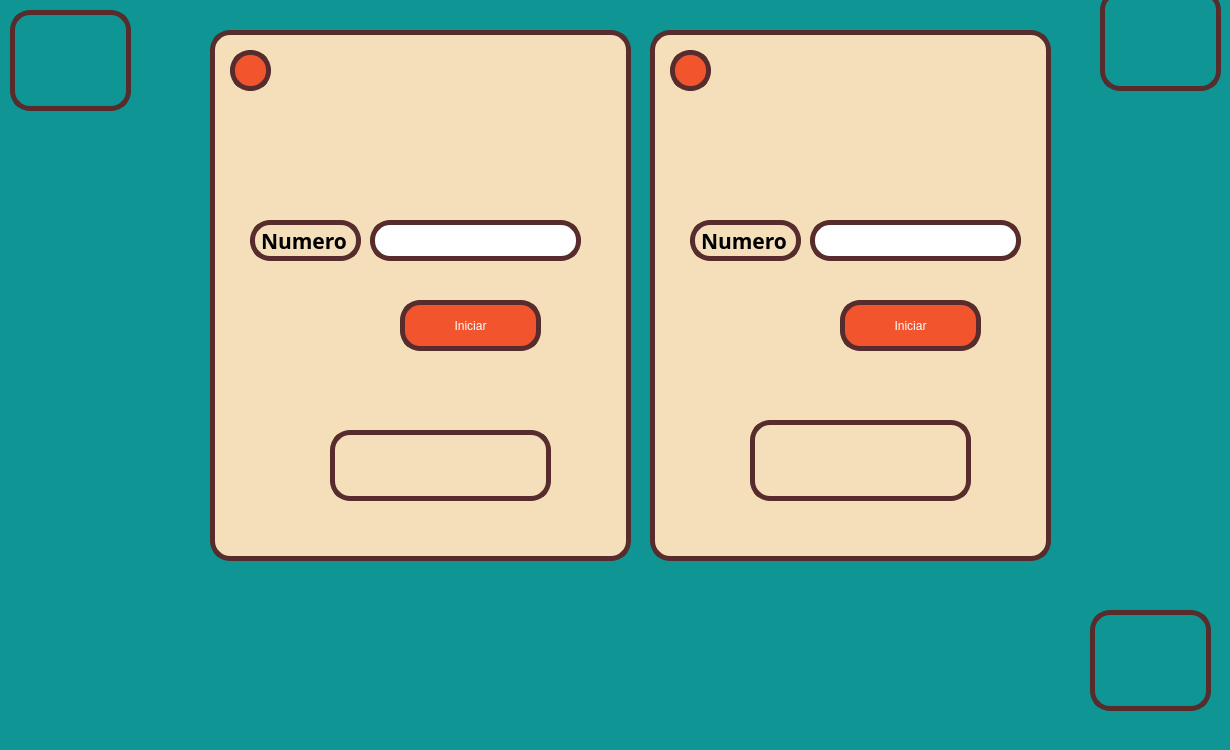
<?xml version="1.0" encoding="UTF-8"?>
<ui version="4.0">
 <class>MainWindow</class>
 <widget class="QMainWindow" name="MainWindow">
  <property name="geometry">
   <rect>
    <x>0</x>
    <y>0</y>
    <width>1230</width>
    <height>750</height>
   </rect>
  </property>
  <property name="windowTitle">
   <string>MainWindow</string>
  </property>
  <property name="styleSheet">
   <string notr="true">background-color: rgb(14, 149, 148);</string>
  </property>
  <widget class="QWidget" name="centralwidget">
   <widget class="QFrame" name="frame">
    <property name="geometry">
     <rect>
      <x>210</x>
      <y>30</y>
      <width>421</width>
      <height>531</height>
     </rect>
    </property>
    <property name="styleSheet">
     <string notr="true">background-color: rgb(245, 223, 187);
 border: 5px solid rgb(86, 44, 44);
    border-radius: 20px;</string>
    </property>
    <property name="frameShape">
     <enum>QFrame::StyledPanel</enum>
    </property>
    <property name="frameShadow">
     <enum>QFrame::Raised</enum>
    </property>
    <widget class="QPushButton" name="Btn_Abrir">
     <property name="geometry">
      <rect>
       <x>20</x>
       <y>20</y>
       <width>41</width>
       <height>41</height>
      </rect>
     </property>
     <property name="styleSheet">
      <string notr="true">QPushButton {
	font: 75 16pt &quot;Agency FB&quot;;
    color: rgb(255, 255, 255);
    background-color: rgb(242, 84, 45);
    border: 5px solid rgb(86, 44, 44);
    border-radius: 20px;
}
QPushButton:hover {
    background-color: rgb(18, 116, 117) ;
}</string>
     </property>
     <property name="text">
      <string/>
     </property>
    </widget>
    <widget class="QPushButton" name="Btn_Iniciar">
     <property name="geometry">
      <rect>
       <x>190</x>
       <y>270</y>
       <width>141</width>
       <height>51</height>
      </rect>
     </property>
     <property name="styleSheet">
      <string notr="true">QPushButton {
	font: 75 16pt &quot;Agency FB&quot;;
    color: rgb(255, 255, 255);
    background-color: rgb(242, 84, 45);
    border: 5px solid rgb(86, 44, 44);
    border-radius: 20px;
}
QPushButton:hover {
    background-color: rgb(18, 116, 117) ;
}</string>
     </property>
     <property name="text">
      <string>Iniciar</string>
     </property>
    </widget>
    <widget class="QLineEdit" name="Txt_numero">
     <property name="geometry">
      <rect>
       <x>160</x>
       <y>190</y>
       <width>211</width>
       <height>41</height>
      </rect>
     </property>
     <property name="font">
      <font>
       <family>Agency FB</family>
       <pointsize>16</pointsize>
       <weight>75</weight>
       <bold>true</bold>
      </font>
     </property>
     <property name="layoutDirection">
      <enum>Qt::LeftToRight</enum>
     </property>
     <property name="styleSheet">
      <string notr="true">background-color: rgb(255, 255, 255);
 border: 5px solid rgb(86, 44, 44);
    border-radius: 20px;</string>
     </property>
     <property name="alignment">
      <set>Qt::AlignCenter</set>
     </property>
     <property name="readOnly">
      <bool>false</bool>
     </property>
    </widget>
    <widget class="QLabel" name="Numeros">
     <property name="geometry">
      <rect>
       <x>120</x>
       <y>400</y>
       <width>221</width>
       <height>71</height>
      </rect>
     </property>
     <property name="font">
      <font>
       <family>Agency FB</family>
       <pointsize>16</pointsize>
       <weight>75</weight>
       <bold>true</bold>
      </font>
     </property>
     <property name="text">
      <string/>
     </property>
    </widget>
    <widget class="QLabel" name="num">
     <property name="geometry">
      <rect>
       <x>40</x>
       <y>190</y>
       <width>111</width>
       <height>41</height>
      </rect>
     </property>
     <property name="font">
      <font>
       <family>Agency FB</family>
       <pointsize>16</pointsize>
       <weight>75</weight>
       <bold>true</bold>
      </font>
     </property>
     <property name="styleSheet">
      <string notr="true">background-color: rgb(245, 223, 187);</string>
     </property>
     <property name="text">
      <string>Numero</string>
     </property>
    </widget>
   </widget>
   <widget class="QLabel" name="label">
    <property name="geometry">
     <rect>
      <x>10</x>
      <y>10</y>
      <width>121</width>
      <height>101</height>
     </rect>
    </property>
    <property name="styleSheet">
     <string notr="true"> border: 5px solid rgb(86, 44, 44);
    border-radius: 20px;</string>
    </property>
    <property name="text">
     <string/>
    </property>
    <property name="pixmap">
     <pixmap resource="../Recursos.qrc">:/Imagenes/Media/UAT.jpg</pixmap>
    </property>
    <property name="scaledContents">
     <bool>true</bool>
    </property>
   </widget>
   <widget class="QLabel" name="label_2">
    <property name="geometry">
     <rect>
      <x>1100</x>
      <y>-10</y>
      <width>121</width>
      <height>101</height>
     </rect>
    </property>
    <property name="styleSheet">
     <string notr="true"> border: 5px solid rgb(86, 44, 44);
    border-radius: 20px;</string>
    </property>
    <property name="text">
     <string/>
    </property>
    <property name="pixmap">
     <pixmap resource="../Recursos.qrc">:/Imagenes/Media/FI.jpg</pixmap>
    </property>
    <property name="scaledContents">
     <bool>true</bool>
    </property>
   </widget>
   <widget class="QLabel" name="label_3">
    <property name="geometry">
     <rect>
      <x>1090</x>
      <y>610</y>
      <width>121</width>
      <height>101</height>
     </rect>
    </property>
    <property name="styleSheet">
     <string notr="true"> border: 5px solid rgb(86, 44, 44);
    border-radius: 20px;</string>
    </property>
    <property name="text">
     <string/>
    </property>
    <property name="pixmap">
     <pixmap resource="../Recursos.qrc">:/Imagenes/Media/logo.jpg</pixmap>
    </property>
    <property name="scaledContents">
     <bool>true</bool>
    </property>
   </widget>
   <widget class="QFrame" name="frame_2">
    <property name="geometry">
     <rect>
      <x>650</x>
      <y>30</y>
      <width>401</width>
      <height>531</height>
     </rect>
    </property>
    <property name="styleSheet">
     <string notr="true">background-color: rgb(245, 223, 187);
 border: 5px solid rgb(86, 44, 44);
    border-radius: 20px;</string>
    </property>
    <property name="frameShape">
     <enum>QFrame::StyledPanel</enum>
    </property>
    <property name="frameShadow">
     <enum>QFrame::Raised</enum>
    </property>
    <widget class="QPushButton" name="Btn_Abrir_2">
     <property name="geometry">
      <rect>
       <x>20</x>
       <y>20</y>
       <width>41</width>
       <height>41</height>
      </rect>
     </property>
     <property name="styleSheet">
      <string notr="true">QPushButton {
	font: 75 16pt &quot;Agency FB&quot;;
    color: rgb(255, 255, 255);
    background-color: rgb(242, 84, 45);
    border: 5px solid rgb(86, 44, 44);
    border-radius: 20px;
}
QPushButton:hover {
    background-color: rgb(18, 116, 117) ;
}</string>
     </property>
     <property name="text">
      <string/>
     </property>
    </widget>
    <widget class="QPushButton" name="Btn_Iniciar_2">
     <property name="geometry">
      <rect>
       <x>190</x>
       <y>270</y>
       <width>141</width>
       <height>51</height>
      </rect>
     </property>
     <property name="styleSheet">
      <string notr="true">QPushButton {
	font: 75 16pt &quot;Agency FB&quot;;
    color: rgb(255, 255, 255);
    background-color: rgb(242, 84, 45);
    border: 5px solid rgb(86, 44, 44);
    border-radius: 20px;
}
QPushButton:hover {
    background-color: rgb(18, 116, 117) ;
}</string>
     </property>
     <property name="text">
      <string>Iniciar</string>
     </property>
    </widget>
    <widget class="QLineEdit" name="Txt_numero_2">
     <property name="geometry">
      <rect>
       <x>160</x>
       <y>190</y>
       <width>211</width>
       <height>41</height>
      </rect>
     </property>
     <property name="font">
      <font>
       <family>Agency FB</family>
       <pointsize>16</pointsize>
       <weight>75</weight>
       <bold>true</bold>
      </font>
     </property>
     <property name="layoutDirection">
      <enum>Qt::LeftToRight</enum>
     </property>
     <property name="styleSheet">
      <string notr="true">background-color: rgb(255, 255, 255);
 border: 5px solid rgb(86, 44, 44);
    border-radius: 20px;</string>
     </property>
     <property name="alignment">
      <set>Qt::AlignCenter</set>
     </property>
     <property name="readOnly">
      <bool>false</bool>
     </property>
    </widget>
    <widget class="QLabel" name="Numeros_2">
     <property name="geometry">
      <rect>
       <x>100</x>
       <y>390</y>
       <width>221</width>
       <height>81</height>
      </rect>
     </property>
     <property name="font">
      <font>
       <family>Agency FB</family>
       <pointsize>16</pointsize>
       <weight>75</weight>
       <bold>true</bold>
      </font>
     </property>
     <property name="text">
      <string/>
     </property>
    </widget>
    <widget class="QLabel" name="num_2">
     <property name="geometry">
      <rect>
       <x>40</x>
       <y>190</y>
       <width>111</width>
       <height>41</height>
      </rect>
     </property>
     <property name="font">
      <font>
       <family>Agency FB</family>
       <pointsize>16</pointsize>
       <weight>75</weight>
       <bold>true</bold>
      </font>
     </property>
     <property name="styleSheet">
      <string notr="true">background-color: rgb(245, 223, 187);</string>
     </property>
     <property name="text">
      <string>Numero</string>
     </property>
    </widget>
   </widget>
  </widget>
  <widget class="QMenuBar" name="menubar">
   <property name="geometry">
    <rect>
     <x>0</x>
     <y>0</y>
     <width>1230</width>
     <height>26</height>
    </rect>
   </property>
  </widget>
  <widget class="QStatusBar" name="statusbar"/>
 </widget>
 <resources>
  <include location="../Recursos.qrc"/>
  <include location="../../../../../../Program Files (x86)/Recursos.qrc"/>
 </resources>
 <connections/>
</ui>
